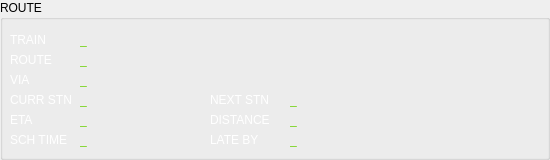
     <widget class="QGroupBox" name="groupBox_route_20">
      <property name="geometry">
       <rect>
        <x>10</x>
        <y>250</y>
        <width>550</width>
        <height>160</height>
       </rect>
      </property>
      <property name="styleSheet">
       <string notr="true">border-color: rgb(255, 255, 255);</string>
      </property>
      <property name="title">
       <string>ROUTE</string>
      </property>
      <property name="flat">
       <bool>false</bool>
      </property>
      <property name="checkable">
       <bool>false</bool>
      </property>
      <widget class="QLabel" name="label_193">
       <property name="geometry">
        <rect>
         <x>10</x>
         <y>50</y>
         <width>70</width>
         <height>20</height>
        </rect>
       </property>
       <property name="font">
        <font>
         <pointsize>9</pointsize>
         <weight>50</weight>
         <bold>false</bold>
        </font>
       </property>
       <property name="styleSheet">
        <string notr="true">color: rgb(255, 255, 255);</string>
       </property>
       <property name="text">
        <string>ROUTE</string>
       </property>
       <property name="alignment">
        <set>Qt::AlignLeading|Qt::AlignLeft|Qt::AlignVCenter</set>
       </property>
      </widget>
      <widget class="QLabel" name="label_194">
       <property name="geometry">
        <rect>
         <x>10</x>
         <y>70</y>
         <width>70</width>
         <height>20</height>
        </rect>
       </property>
       <property name="font">
        <font>
         <pointsize>9</pointsize>
         <weight>50</weight>
         <bold>false</bold>
        </font>
       </property>
       <property name="styleSheet">
        <string notr="true">color: rgb(255, 255, 255);</string>
       </property>
       <property name="text">
        <string>VIA</string>
       </property>
       <property name="alignment">
        <set>Qt::AlignLeading|Qt::AlignLeft|Qt::AlignVCenter</set>
       </property>
      </widget>
      <widget class="QLabel" name="label_tr_name_6">
       <property name="geometry">
        <rect>
         <x>80</x>
         <y>30</y>
         <width>320</width>
         <height>20</height>
        </rect>
       </property>
       <property name="font">
        <font>
         <pointsize>9</pointsize>
        </font>
       </property>
       <property name="styleSheet">
        <string notr="true">color: rgb(115, 210, 22);</string>
       </property>
       <property name="text">
        <string>_</string>
       </property>
       <property name="alignment">
        <set>Qt::AlignLeading|Qt::AlignLeft|Qt::AlignVCenter</set>
       </property>
      </widget>
      <widget class="QLabel" name="label_195">
       <property name="geometry">
        <rect>
         <x>10</x>
         <y>30</y>
         <width>70</width>
         <height>20</height>
        </rect>
       </property>
       <property name="font">
        <font>
         <pointsize>9</pointsize>
         <weight>50</weight>
         <bold>false</bold>
        </font>
       </property>
       <property name="styleSheet">
        <string notr="true">color: rgb(255, 255, 255);</string>
       </property>
       <property name="text">
        <string>TRAIN </string>
       </property>
       <property name="alignment">
        <set>Qt::AlignLeading|Qt::AlignLeft|Qt::AlignVCenter</set>
       </property>
      </widget>
      <widget class="QLabel" name="label_tr_route_6">
       <property name="geometry">
        <rect>
         <x>80</x>
         <y>50</y>
         <width>320</width>
         <height>20</height>
        </rect>
       </property>
       <property name="font">
        <font>
         <pointsize>9</pointsize>
        </font>
       </property>
       <property name="styleSheet">
        <string notr="true">color: rgb(115, 210, 22);</string>
       </property>
       <property name="text">
        <string>_</string>
       </property>
       <property name="alignment">
        <set>Qt::AlignLeading|Qt::AlignLeft|Qt::AlignVCenter</set>
       </property>
      </widget>
      <widget class="QLabel" name="label_tr_via_6">
       <property name="geometry">
        <rect>
         <x>80</x>
         <y>70</y>
         <width>320</width>
         <height>20</height>
        </rect>
       </property>
       <property name="font">
        <font>
         <pointsize>9</pointsize>
        </font>
       </property>
       <property name="styleSheet">
        <string notr="true">color: rgb(115, 210, 22);</string>
       </property>
       <property name="text">
        <string>_</string>
       </property>
       <property name="alignment">
        <set>Qt::AlignLeading|Qt::AlignLeft|Qt::AlignVCenter</set>
       </property>
      </widget>
      <widget class="QLabel" name="label_next_stn_6">
       <property name="geometry">
        <rect>
         <x>290</x>
         <y>90</y>
         <width>120</width>
         <height>20</height>
        </rect>
       </property>
       <property name="font">
        <font>
         <pointsize>9</pointsize>
        </font>
       </property>
       <property name="styleSheet">
        <string notr="true">color: rgb(115, 210, 22);</string>
       </property>
       <property name="text">
        <string>_</string>
       </property>
       <property name="alignment">
        <set>Qt::AlignLeading|Qt::AlignLeft|Qt::AlignVCenter</set>
       </property>
      </widget>
      <widget class="QLabel" name="label_196">
       <property name="geometry">
        <rect>
         <x>210</x>
         <y>90</y>
         <width>80</width>
         <height>20</height>
        </rect>
       </property>
       <property name="font">
        <font>
         <pointsize>9</pointsize>
         <weight>50</weight>
         <bold>false</bold>
        </font>
       </property>
       <property name="styleSheet">
        <string notr="true">color: rgb(255, 255, 255);</string>
       </property>
       <property name="text">
        <string>NEXT STN</string>
       </property>
       <property name="alignment">
        <set>Qt::AlignLeading|Qt::AlignLeft|Qt::AlignVCenter</set>
       </property>
      </widget>
      <widget class="QLabel" name="label_eta_6">
       <property name="geometry">
        <rect>
         <x>80</x>
         <y>110</y>
         <width>110</width>
         <height>20</height>
        </rect>
       </property>
       <property name="font">
        <font>
         <pointsize>9</pointsize>
        </font>
       </property>
       <property name="styleSheet">
        <string notr="true">color: rgb(115, 210, 22);</string>
       </property>
       <property name="text">
        <string>_</string>
       </property>
       <property name="alignment">
        <set>Qt::AlignLeading|Qt::AlignLeft|Qt::AlignVCenter</set>
       </property>
      </widget>
      <widget class="QLabel" name="label_197">
       <property name="geometry">
        <rect>
         <x>10</x>
         <y>110</y>
         <width>70</width>
         <height>20</height>
        </rect>
       </property>
       <property name="font">
        <font>
         <pointsize>9</pointsize>
         <weight>50</weight>
         <bold>false</bold>
        </font>
       </property>
       <property name="styleSheet">
        <string notr="true">color: rgb(255, 255, 255);</string>
       </property>
       <property name="text">
        <string>ETA</string>
       </property>
       <property name="alignment">
        <set>Qt::AlignLeading|Qt::AlignLeft|Qt::AlignVCenter</set>
       </property>
      </widget>
      <widget class="QLabel" name="label_198">
       <property name="geometry">
        <rect>
         <x>10</x>
         <y>130</y>
         <width>70</width>
         <height>20</height>
        </rect>
       </property>
       <property name="font">
        <font>
         <pointsize>9</pointsize>
         <weight>50</weight>
         <bold>false</bold>
        </font>
       </property>
       <property name="styleSheet">
        <string notr="true">color: rgb(255, 255, 255);</string>
       </property>
       <property name="text">
        <string>SCH TIME</string>
       </property>
       <property name="alignment">
        <set>Qt::AlignLeading|Qt::AlignLeft|Qt::AlignVCenter</set>
       </property>
      </widget>
      <widget class="QLabel" name="label_sch_time_6">
       <property name="geometry">
        <rect>
         <x>80</x>
         <y>130</y>
         <width>110</width>
         <height>20</height>
        </rect>
       </property>
       <property name="font">
        <font>
         <pointsize>9</pointsize>
        </font>
       </property>
       <property name="styleSheet">
        <string notr="true">color: rgb(115, 210, 22);</string>
       </property>
       <property name="text">
        <string>_</string>
       </property>
       <property name="alignment">
        <set>Qt::AlignLeading|Qt::AlignLeft|Qt::AlignVCenter</set>
       </property>
      </widget>
      <widget class="QLabel" name="label_199">
       <property name="geometry">
        <rect>
         <x>210</x>
         <y>130</y>
         <width>80</width>
         <height>20</height>
        </rect>
       </property>
       <property name="font">
        <font>
         <pointsize>9</pointsize>
         <weight>50</weight>
         <bold>false</bold>
        </font>
       </property>
       <property name="styleSheet">
        <string notr="true">color: rgb(255, 255, 255);</string>
       </property>
       <property name="text">
        <string>LATE BY</string>
       </property>
       <property name="alignment">
        <set>Qt::AlignLeading|Qt::AlignLeft|Qt::AlignVCenter</set>
       </property>
      </widget>
      <widget class="QLabel" name="label_late_stat_6">
       <property name="geometry">
        <rect>
         <x>290</x>
         <y>130</y>
         <width>120</width>
         <height>20</height>
        </rect>
       </property>
       <property name="font">
        <font>
         <pointsize>9</pointsize>
        </font>
       </property>
       <property name="styleSheet">
        <string notr="true">color: rgb(115, 210, 22);</string>
       </property>
       <property name="text">
        <string>_</string>
       </property>
       <property name="alignment">
        <set>Qt::AlignLeading|Qt::AlignLeft|Qt::AlignVCenter</set>
       </property>
      </widget>
      <widget class="QLabel" name="label_200">
       <property name="geometry">
        <rect>
         <x>210</x>
         <y>110</y>
         <width>80</width>
         <height>20</height>
        </rect>
       </property>
       <property name="font">
        <font>
         <pointsize>9</pointsize>
         <weight>50</weight>
         <bold>false</bold>
        </font>
       </property>
       <property name="styleSheet">
        <string notr="true">color: rgb(255, 255, 255);</string>
       </property>
       <property name="text">
        <string>DISTANCE</string>
       </property>
       <property name="alignment">
        <set>Qt::AlignLeading|Qt::AlignLeft|Qt::AlignVCenter</set>
       </property>
      </widget>
      <widget class="QLabel" name="label_next_dist_6">
       <property name="geometry">
        <rect>
         <x>290</x>
         <y>110</y>
         <width>120</width>
         <height>20</height>
        </rect>
       </property>
       <property name="font">
        <font>
         <pointsize>9</pointsize>
        </font>
       </property>
       <property name="styleSheet">
        <string notr="true">color: rgb(115, 210, 22);</string>
       </property>
       <property name="text">
        <string>_</string>
       </property>
       <property name="alignment">
        <set>Qt::AlignLeading|Qt::AlignLeft|Qt::AlignVCenter</set>
       </property>
      </widget>
      <widget class="QLabel" name="label_201">
       <property name="geometry">
        <rect>
         <x>10</x>
         <y>90</y>
         <width>70</width>
         <height>20</height>
        </rect>
       </property>
       <property name="font">
        <font>
         <pointsize>9</pointsize>
         <weight>50</weight>
         <bold>false</bold>
        </font>
       </property>
       <property name="styleSheet">
        <string notr="true">color: rgb(255, 255, 255);</string>
       </property>
       <property name="text">
        <string>CURR STN</string>
       </property>
       <property name="alignment">
        <set>Qt::AlignLeading|Qt::AlignLeft|Qt::AlignVCenter</set>
       </property>
      </widget>
      <widget class="QLabel" name="label_curr_stn_6">
       <property name="geometry">
        <rect>
         <x>80</x>
         <y>90</y>
         <width>120</width>
         <height>20</height>
        </rect>
       </property>
       <property name="font">
        <font>
         <pointsize>9</pointsize>
        </font>
       </property>
       <property name="styleSheet">
        <string notr="true">color: rgb(115, 210, 22);</string>
       </property>
       <property name="text">
        <string>_</string>
       </property>
       <property name="alignment">
        <set>Qt::AlignLeading|Qt::AlignLeft|Qt::AlignVCenter</set>
       </property>
      </widget>
     </widget>
